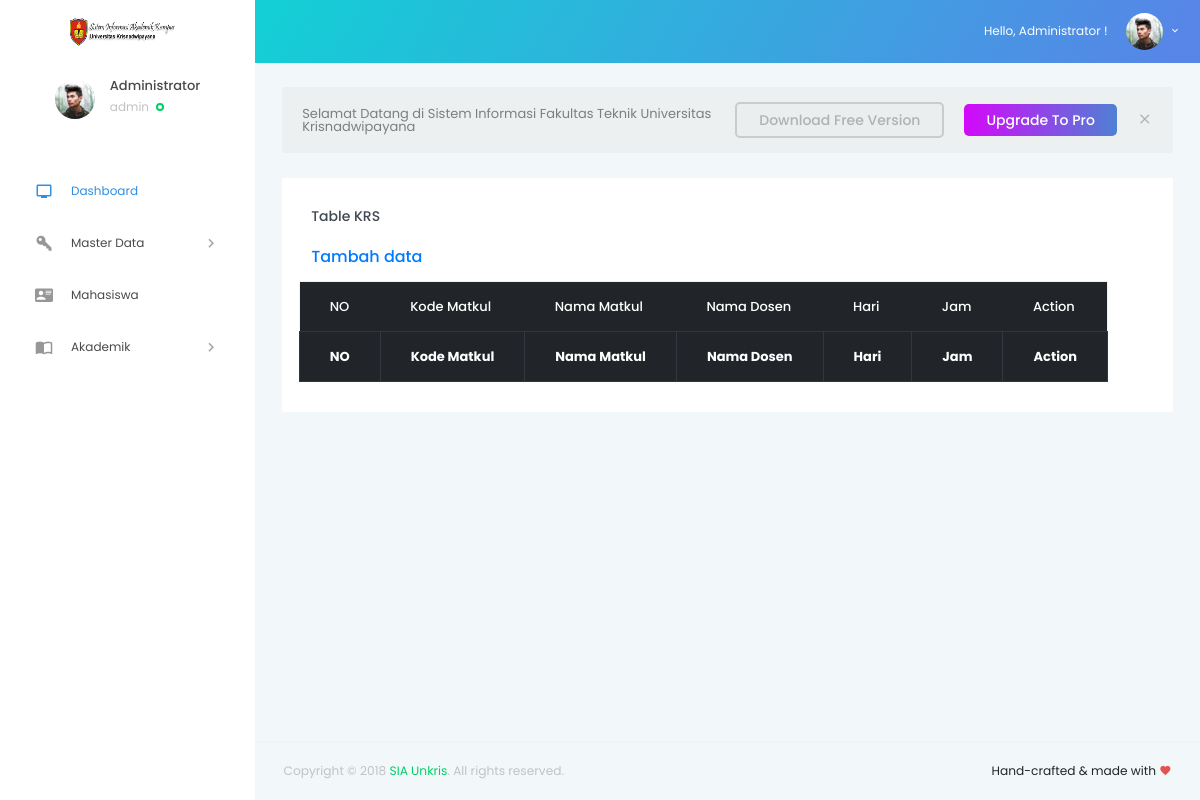
The page /krs/index.php (signed in) on the database as committed earlier.
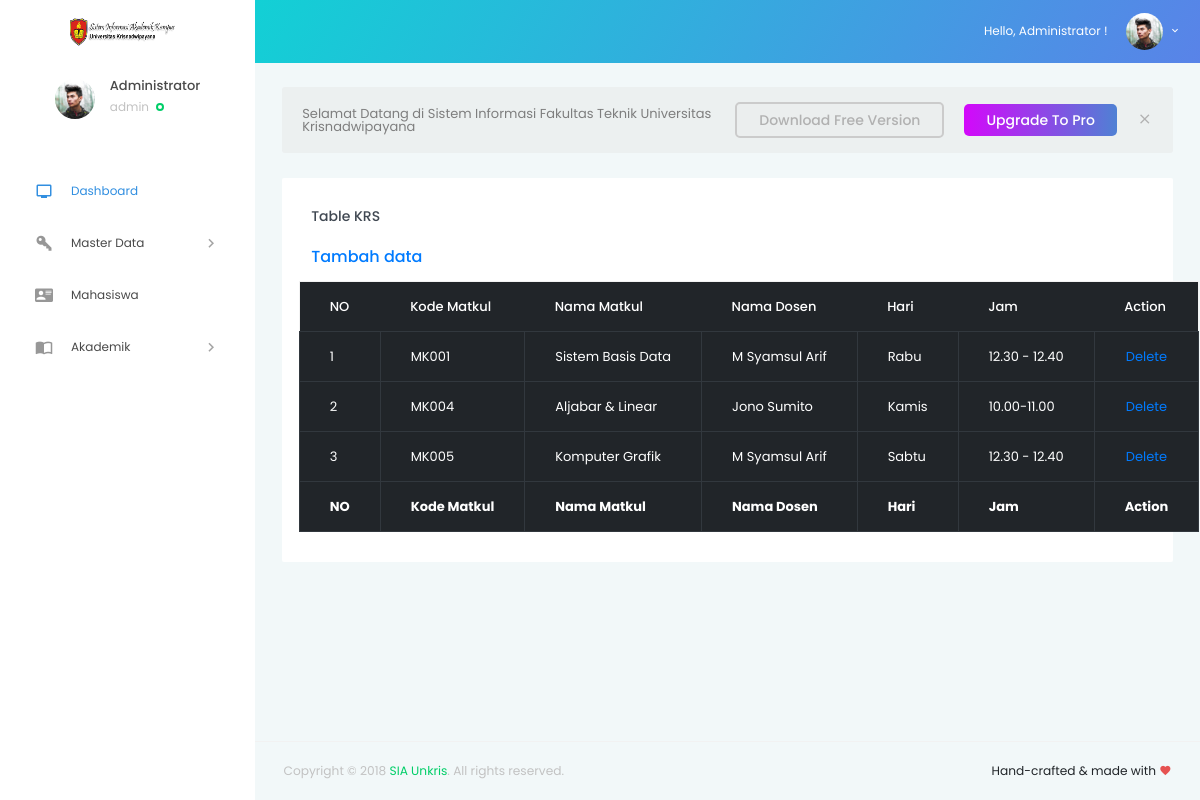
The same page on the database as committed later.
### tables this page shows
CREATE TABLE `jadwal` (
  `id_jadwal` int(11) NOT NULL,
  `kode_matkul_jadwal` varchar(255) NOT NULL,
  `nip_jadwal` varchar(255) NOT NULL,
  `kode_ruangan_jadwal` varchar(255) NOT NULL,
  `kode_prodi` varchar(255) NOT NULL,
  `hari` varchar(255) NOT NULL,
  `jam` varchar(255) NOT NULL
);

CREATE TABLE `krs` (
  `id` int(11) NOT NULL,
  `kode_matkul_krs` varchar(255) NOT NULL
);

CREATE TABLE `mata_kuliah` (
  `kode_matkul` varchar(255) NOT NULL,
  `nama_matkul` char(255) NOT NULL,
  `sks` int(11) NOT NULL
);

CREATE TABLE `data_dosen` (
  `nip` varchar(255) NOT NULL,
  `nama` varchar(50) NOT NULL,
  `email` varchar(50) NOT NULL,
  `no_telp` int(50) NOT NULL,
  `prodi` varchar(100) NOT NULL,
  `gender` varchar(50) NOT NULL,
  `matkul` varchar(100) NOT NULL,
  `status` varchar(100) NOT NULL
);

### krs/index.php (the view, shortened to what this page needs)
<!DOCTYPE html>
<html lang="en">
<head>
  <link rel="stylesheet" href="../vendors/iconfonts/mdi/css/materialdesignicons.min.css">
  <link rel="stylesheet" href="../vendors/css/vendor.bundle.base.css">
  <link rel="stylesheet" href="../vendors/css/vendor.bundle.addons.css">
  <link rel="stylesheet" href="../public/css/style.css">
</head>
<body>
  <div class="container-scroller">
      <?php require "../partials/_navbar.php"; ?>
    <div class="container-fluid page-body-wrapper">
      <?php require "../partials/_sidebar.php"; ?>
      <div class="main-panel">
        <div class="content-wrapper">
          <div class="row purchace-popup">
            <div class="col-12">
              <span class="d-block d-md-flex align-items-center">
                <p>Selamat Datang di Sistem Informasi Fakultas Teknik Universitas Krisnadwipayana</p>
                <a class="btn ml-auto download-button d-none d-md-block" href="https://github.com/BootstrapDash/StarAdmin-Free-Bootstrap-Admin-Template" target="_blank">Download Free Version</a>
                <a class="btn purchase-button mt-4 mt-md-0" href="https://www.bootstrapdash.com/product/star-admin-pro/" target="_blank">Upgrade To Pro</a>
                <i class="mdi mdi-close popup-dismiss d-none d-md-block"></i>
              </span>
            </div>
          </div>
          <div class="row">
        <div class="col-lg-12 grid-margin stretch-card">
          <div class="card">
            <div class="card-body">
              <h4 class="card-title">Table KRS</h4>
							<h5 class="card-description">
                <a href="input.php">Tambah data</a>
              </h5>
				  <div class="m-form m-form--label-align-right m--margin-top-20 m--margin-bottom-30">
								<div class="row">
										<?php
										$sql = 'SELECT id_jadwal, kode_matkul_jadwal, nip_jadwal, kode_ruangan_jadwal, kode_prodi, hari, jam, kode_matkul_krs, id,
														kode_matkul, nama_matkul,nip, nama, kode_ruangan, nama_ruangan, kode, nama_prodi FROM jadwal
														INNER JOIN mata_kuliah ON kode_matkul_jadwal=kode_matkul
														INNER JOIN krs ON kode_matkul_jadwal=kode_matkul_krs
														INNER JOIN data_dosen ON nip_jadwal=nip
														INNER JOIN ruangan ON kode_ruangan_jadwal=kode_ruangan
														INNER JOIN data_prodi ON kode_prodi=kode';
										$query = mysqli_query($conn, $sql);
										echo '<form action="input_proses.php" method="post">';
										echo '<table id="example" class="table table-dark table-bordered table-responsive" style="width:100%">
											<thead>
											<tr>
													<th>NO</th>
													<th>Kode Matkul</th>
													<th>Nama Matkul</th>
													<th>Nama Dosen</th>
													<th>Hari</th>
													<th>Jam</th>
													<th>Action</th>
											</tr>
											</thead>
											<tbody>';
											$no=1;
											 while ($row = mysqli_fetch_array($query)) {
																	echo "<tr>";
																	echo "<td>".$no."</td>";
																	echo "<td>".$row['kode_matkul_krs']."</td>";
																	echo "<td>".$row['nama_matkul']."</td>";
																	echo "<td>".$row['nama']."</td>";
																	echo "<td>".$row['hari']."</td>";
																	echo "<td>".$row['jam']."</td>";
																	echo "<td align='center'><a href='delete.php?id=$row[id]'>Delete</a></td></tr>";
																$no++;
																}
											echo '
												</tbody>
												<tfoot>
													<tr>
														<th>NO</th>
														<th>Kode Matkul</th>
														<th>Nama Matkul</th>
														<th>Nama Dosen</th>
														<th>Hari</th>
														<th>Jam</th>
														<th>Action</th>
													</tr>
											</tfoot>
											</table>
											</form>';
											?>
										</div>
                  </div>
                </div>
              </div>
            </div>
        </div>
        </div>
        <?php require "../partials/_fotter.php"; ?>
      </div>
    </div>
  </div>
</body>
</html>

### partials/_navbar.php (shortened to what this page needs)
<nav class="navbar default-layout col-lg-12 col-12 p-0 fixed-top d-flex flex-row">
      <div class="text-center navbar-brand-wrapper d-flex align-items-top justify-content-center">
        <a class="navbar-brand brand-logo" href="../dashboard/index.php">
          <img src="../public/images/logo.png" alt="logo" height="100px" />
        </a>
      </div>
      <div class="navbar-menu-wrapper d-flex align-items-center">
        <ul class="navbar-nav navbar-nav-left header-links d-none d-md-flex">
        </ul>
        <ul class="navbar-nav navbar-nav-right">
          <li class="nav-item dropdown d-none d-xl-inline-block">
            <a class="nav-link dropdown-toggle" id="UserDropdown" href="#" data-toggle="dropdown" aria-expanded="false">
              <span class="profile-text">Hello, <?php echo $_SESSION['nama'];?> !</span>
              <img class="img-xs rounded-circle" src="../public/images/faces/face1.jpg" alt="Profile image">
            </a>
          </li>
        </ul>
      </div>
    </nav>

### partials/_sidebar.php (shortened to what this page needs)
<nav class="sidebar sidebar-offcanvas" id="sidebar">
        <ul class="nav">
          <li class="nav-item nav-profile">
            <div class="nav-link">
              <div class="user-wrapper">
                <div class="profile-image">
                  <img src="../public/images/faces/face1.jpg" alt="profile image">
                </div>
                <div class="text-wrapper">
                  <p class="profile-name"><?php echo $_SESSION['nama'];?></p>
                  <div>
                    <small class="designation text-muted"><?php echo $_SESSION['level'];?></small>
                    <span class="status-indicator online"></span>
                  </div>
                </div>
              </div>
            </div>
          </li>
          <li class="nav-item <?php if ($page == "dashboard") echo "active"; ?>" >
            <a class="nav-link" href="../dashboard/index.php">
              <i class="menu-icon mdi mdi-television"></i>
              <span class="menu-title">Dashboard</span>
            </a>
          </li>
          <li class="nav-item">
            <a class="nav-link" data-toggle="collapse" href="#ui-master" aria-expanded="false" aria-controls="ui-master">
              <i class="menu-icon mdi mdi-key-variant"></i>
              <span class="menu-title">Master Data</span>
              <i class="menu-arrow"></i>
            </a>
          </li>
          <li class="nav-item <?php if ($page == "mahasiswa") echo "active"; ?>">
            <a class="nav-link" href="../mahasiswa">
              <i class="menu-icon mdi mdi-account-card-details"></i>
              <span class="menu-title">Mahasiswa</span>
            </a>
          </li>
          <li class="nav-item">
            <a class="nav-link" data-toggle="collapse" href="#ui-akademik" aria-expanded="false" aria-controls="ui-akademik">
              <i class="menu-icon mdi mdi-book-open-variant"></i>
              <span class="menu-title">Akademik</span>
              <i class="menu-arrow"></i>
            </a>
          </li>
        </ul>
      </nav>

### partials/_fotter.php
<footer class="footer">
          <div class="container-fluid clearfix">
            <span class="text-muted d-block text-center text-sm-left d-sm-inline-block">Copyright © 2018
              <a href="https://localhost/siaunkris/" target="_blank">SIA Unkris</a>. All rights reserved.</span>
            <span class="float-none float-sm-right d-block mt-1 mt-sm-0 text-center">Hand-crafted & made with
              <i class="mdi mdi-heart text-danger"></i>
            </span>
          </div>
        </footer>

### krs/index.php (style rules this page uses)
table { width:100%; }

Rows that differ between the two databases and show on the page:
added jadwal: krs.kode_matkul_krs "MK001", kode_matkul_jadwal.nama_matkul "Sistem Basis Data", nip_jadwal.nama "M Syamsul Arif", hari "Rabu", jam "12.30 - 12.40"
added jadwal: krs.kode_matkul_krs "MK004", kode_matkul_jadwal.nama_matkul "Aljabar & Linear", nip_jadwal.nama "Jono Sumito", hari "Kamis", jam "10.00-11.00"
added jadwal: krs.kode_matkul_krs "MK005", kode_matkul_jadwal.nama_matkul "Komputer Grafik", nip_jadwal.nama "M Syamsul Arif", hari "Sabtu", jam "12.30 - 12.40"
